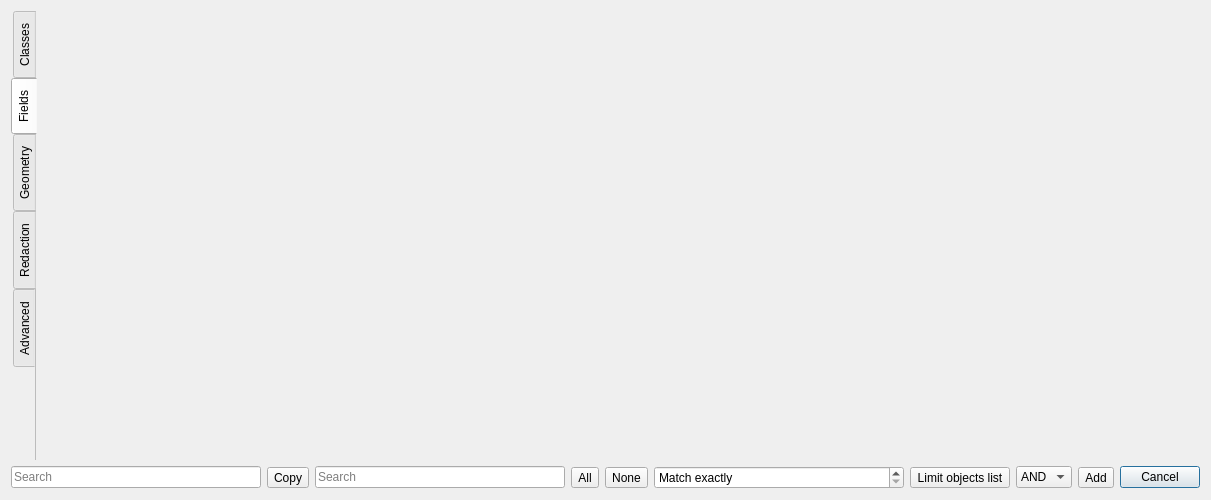
<?xml version="1.0" encoding="UTF-8"?>
<ui version="4.0">
 <class>FilterDialog</class>
 <widget class="QDialog" name="FilterDialog">
  <property name="geometry">
   <rect>
    <x>0</x>
    <y>0</y>
    <width>1200</width>
    <height>500</height>
   </rect>
  </property>
  <property name="windowTitle">
   <string>Setup filter</string>
  </property>
  <property name="windowIcon">
   <iconset theme="edit-find">
    <normaloff>.</normaloff>.</iconset>
  </property>
  <layout class="QGridLayout" name="gridLayout">
   <item row="0" column="0">
    <widget class="QTabWidget" name="tabWidget">
     <property name="tabPosition">
      <enum>QTabWidget::West</enum>
     </property>
     <property name="currentIndex">
      <number>1</number>
     </property>
     <property name="documentMode">
      <bool>true</bool>
     </property>
     <widget class="QWidget" name="classTab">
      <attribute name="title">
       <string>Classes</string>
      </attribute>
      <layout class="QGridLayout" name="classScroolLayout">
       <item row="0" column="0">
        <widget class="QScrollArea" name="classScrool">
         <property name="frameShape">
          <enum>QFrame::NoFrame</enum>
         </property>
         <property name="lineWidth">
          <number>0</number>
         </property>
         <property name="widgetResizable">
          <bool>true</bool>
         </property>
         <widget class="QWidget" name="classAreaWidgetContents">
          <property name="geometry">
           <rect>
            <x>0</x>
            <y>0</y>
            <width>1132</width>
            <height>427</height>
           </rect>
          </property>
          <layout class="QVBoxLayout" name="classLayout"/>
         </widget>
        </widget>
       </item>
      </layout>
     </widget>
     <widget class="QWidget" name="simpleTab">
      <attribute name="title">
       <string>Fields</string>
      </attribute>
      <layout class="QGridLayout" name="fieldsLayout">
       <item row="0" column="0">
        <widget class="QScrollArea" name="simpleScrool">
         <property name="frameShape">
          <enum>QFrame::NoFrame</enum>
         </property>
         <property name="lineWidth">
          <number>0</number>
         </property>
         <property name="widgetResizable">
          <bool>true</bool>
         </property>
         <widget class="QWidget" name="simpleAreaWidgetContents">
          <property name="geometry">
           <rect>
            <x>0</x>
            <y>0</y>
            <width>1132</width>
            <height>427</height>
           </rect>
          </property>
          <layout class="QVBoxLayout" name="simpleLayout"/>
         </widget>
        </widget>
       </item>
      </layout>
     </widget>
     <widget class="QWidget" name="geometryTab">
      <attribute name="title">
       <string>Geometry</string>
      </attribute>
      <layout class="QGridLayout" name="geometryScroolLayout">
       <item row="0" column="0">
        <widget class="QScrollArea" name="geometryScrool">
         <property name="frameShape">
          <enum>QFrame::NoFrame</enum>
         </property>
         <property name="lineWidth">
          <number>0</number>
         </property>
         <property name="widgetResizable">
          <bool>true</bool>
         </property>
         <widget class="QWidget" name="geometryAreaWidgetContents">
          <property name="geometry">
           <rect>
            <x>0</x>
            <y>0</y>
            <width>1132</width>
            <height>427</height>
           </rect>
          </property>
          <layout class="QVBoxLayout" name="geometryLayout"/>
         </widget>
        </widget>
       </item>
      </layout>
     </widget>
     <widget class="QWidget" name="redactionTab">
      <attribute name="title">
       <string>Redaction</string>
      </attribute>
      <layout class="QGridLayout" name="redactionScroolLayout">
       <item row="0" column="0">
        <widget class="QScrollArea" name="redactionScrool">
         <property name="frameShape">
          <enum>QFrame::NoFrame</enum>
         </property>
         <property name="lineWidth">
          <number>0</number>
         </property>
         <property name="widgetResizable">
          <bool>true</bool>
         </property>
         <widget class="QWidget" name="redactionAreaWidgetContents">
          <property name="geometry">
           <rect>
            <x>0</x>
            <y>0</y>
            <width>1132</width>
            <height>427</height>
           </rect>
          </property>
          <layout class="QVBoxLayout" name="redactionLayout"/>
         </widget>
        </widget>
       </item>
      </layout>
     </widget>
     <widget class="QWidget" name="advancedTab">
      <attribute name="title">
       <string>Advanced</string>
      </attribute>
      <layout class="QGridLayout" name="advancedScroolLayout">
       <item row="0" column="0">
        <widget class="QPlainTextEdit" name="advancedEdit"/>
       </item>
       <item row="0" column="1">
        <widget class="QListView" name="variablesList">
         <property name="sizePolicy">
          <sizepolicy hsizetype="Preferred" vsizetype="Preferred">
           <horstretch>0</horstretch>
           <verstretch>0</verstretch>
          </sizepolicy>
         </property>
         <property name="minimumSize">
          <size>
           <width>300</width>
           <height>0</height>
          </size>
         </property>
         <property name="editTriggers">
          <set>QAbstractItemView::NoEditTriggers</set>
         </property>
        </widget>
       </item>
      </layout>
     </widget>
    </widget>
   </item>
   <item row="1" column="0">
    <layout class="QHBoxLayout" name="toolsLayout">
     <item>
      <widget class="QLineEdit" name="simpleSearch">
       <property name="sizePolicy">
        <sizepolicy hsizetype="Fixed" vsizetype="Fixed">
         <horstretch>0</horstretch>
         <verstretch>0</verstretch>
        </sizepolicy>
       </property>
       <property name="minimumSize">
        <size>
         <width>250</width>
         <height>0</height>
        </size>
       </property>
       <property name="placeholderText">
        <string>Search</string>
       </property>
       <property name="clearButtonEnabled">
        <bool>true</bool>
       </property>
      </widget>
     </item>
     <item>
      <widget class="QToolButton" name="validateButton">
       <property name="text">
        <string>Copy</string>
       </property>
       <property name="icon">
        <iconset theme="tools-check-spelling">
         <normaloff>.</normaloff>.</iconset>
       </property>
      </widget>
     </item>
     <item>
      <widget class="QLineEdit" name="classSearch">
       <property name="sizePolicy">
        <sizepolicy hsizetype="Fixed" vsizetype="Fixed">
         <horstretch>0</horstretch>
         <verstretch>0</verstretch>
        </sizepolicy>
       </property>
       <property name="minimumSize">
        <size>
         <width>250</width>
         <height>0</height>
        </size>
       </property>
       <property name="placeholderText">
        <string>Search</string>
       </property>
       <property name="clearButtonEnabled">
        <bool>true</bool>
       </property>
      </widget>
     </item>
     <item>
      <widget class="QToolButton" name="selectButton">
       <property name="text">
        <string>All</string>
       </property>
       <property name="icon">
        <iconset theme="list-add">
         <normaloff>.</normaloff>.</iconset>
       </property>
      </widget>
     </item>
     <item>
      <widget class="QToolButton" name="unselectButton">
       <property name="text">
        <string>None</string>
       </property>
       <property name="icon">
        <iconset theme="list-remove">
         <normaloff>.</normaloff>.</iconset>
       </property>
      </widget>
     </item>
     <item>
      <widget class="QDoubleSpinBox" name="radiusSpin">
       <property name="minimumSize">
        <size>
         <width>250</width>
         <height>0</height>
        </size>
       </property>
       <property name="specialValueText">
        <string>Match exactly</string>
       </property>
       <property name="prefix">
        <string>Search in </string>
       </property>
       <property name="suffix">
        <string> m radius</string>
       </property>
       <property name="maximum">
        <double>10.000000000000000</double>
       </property>
       <property name="singleStep">
        <double>0.010000000000000</double>
       </property>
      </widget>
     </item>
     <item>
      <widget class="QToolButton" name="limiterCheck">
       <property name="text">
        <string>Limit objects list</string>
       </property>
       <property name="icon">
        <iconset theme="document-new">
         <normaloff>.</normaloff>.</iconset>
       </property>
       <property name="checkable">
        <bool>true</bool>
       </property>
      </widget>
     </item>
     <item>
      <spacer name="leftSpacer">
       <property name="orientation">
        <enum>Qt::Horizontal</enum>
       </property>
       <property name="sizeHint" stdset="0">
        <size>
         <width>0</width>
         <height>0</height>
        </size>
       </property>
      </spacer>
     </item>
     <item>
      <widget class="QComboBox" name="operatorBox">
       <item>
        <property name="text">
         <string notr="true">AND</string>
        </property>
       </item>
       <item>
        <property name="text">
         <string notr="true">OR</string>
        </property>
       </item>
      </widget>
     </item>
     <item>
      <widget class="QToolButton" name="newButton">
       <property name="text">
        <string>Add</string>
       </property>
       <property name="icon">
        <iconset theme="list-add">
         <normaloff>.</normaloff>.</iconset>
       </property>
      </widget>
     </item>
     <item>
      <spacer name="rightSpacer">
       <property name="orientation">
        <enum>Qt::Horizontal</enum>
       </property>
       <property name="sizeHint" stdset="0">
        <size>
         <width>0</width>
         <height>0</height>
        </size>
       </property>
      </spacer>
     </item>
     <item>
      <widget class="QDialogButtonBox" name="buttonBox">
       <property name="sizePolicy">
        <sizepolicy hsizetype="Fixed" vsizetype="Fixed">
         <horstretch>0</horstretch>
         <verstretch>0</verstretch>
        </sizepolicy>
       </property>
       <property name="orientation">
        <enum>Qt::Horizontal</enum>
       </property>
       <property name="standardButtons">
        <set>QDialogButtonBox::Cancel</set>
       </property>
      </widget>
     </item>
    </layout>
   </item>
  </layout>
 </widget>
 <tabstops>
  <tabstop>tabWidget</tabstop>
  <tabstop>classScrool</tabstop>
  <tabstop>simpleScrool</tabstop>
  <tabstop>geometryScrool</tabstop>
  <tabstop>simpleSearch</tabstop>
  <tabstop>validateButton</tabstop>
  <tabstop>classSearch</tabstop>
  <tabstop>selectButton</tabstop>
  <tabstop>unselectButton</tabstop>
  <tabstop>radiusSpin</tabstop>
  <tabstop>limiterCheck</tabstop>
  <tabstop>operatorBox</tabstop>
  <tabstop>newButton</tabstop>
 </tabstops>
 <resources/>
 <connections>
  <connection>
   <sender>buttonBox</sender>
   <signal>accepted()</signal>
   <receiver>FilterDialog</receiver>
   <slot>accept()</slot>
   <hints>
    <hint type="sourcelabel">
     <x>1189</x>
     <y>488</y>
    </hint>
    <hint type="destinationlabel">
     <x>157</x>
     <y>274</y>
    </hint>
   </hints>
  </connection>
  <connection>
   <sender>buttonBox</sender>
   <signal>rejected()</signal>
   <receiver>FilterDialog</receiver>
   <slot>reject()</slot>
   <hints>
    <hint type="sourcelabel">
     <x>1189</x>
     <y>488</y>
    </hint>
    <hint type="destinationlabel">
     <x>286</x>
     <y>274</y>
    </hint>
   </hints>
  </connection>
  <connection>
   <sender>simpleSearch</sender>
   <signal>textChanged(QString)</signal>
   <receiver>FilterDialog</receiver>
   <slot>simpleSearchEdited(QString)</slot>
   <hints>
    <hint type="sourcelabel">
     <x>248</x>
     <y>471</y>
    </hint>
    <hint type="destinationlabel">
     <x>256</x>
     <y>554</y>
    </hint>
   </hints>
  </connection>
  <connection>
   <sender>classSearch</sender>
   <signal>textEdited(QString)</signal>
   <receiver>FilterDialog</receiver>
   <slot>classSearchEdited(QString)</slot>
   <hints>
    <hint type="sourcelabel">
     <x>545</x>
     <y>488</y>
    </hint>
    <hint type="destinationlabel">
     <x>81</x>
     <y>602</y>
    </hint>
   </hints>
  </connection>
  <connection>
   <sender>selectButton</sender>
   <signal>clicked()</signal>
   <receiver>FilterDialog</receiver>
   <slot>selectButtonClicked()</slot>
   <hints>
    <hint type="sourcelabel">
     <x>575</x>
     <y>486</y>
    </hint>
    <hint type="destinationlabel">
     <x>530</x>
     <y>559</y>
    </hint>
   </hints>
  </connection>
  <connection>
   <sender>unselectButton</sender>
   <signal>clicked()</signal>
   <receiver>FilterDialog</receiver>
   <slot>unselectButtonClicked()</slot>
   <hints>
    <hint type="sourcelabel">
     <x>605</x>
     <y>486</y>
    </hint>
    <hint type="destinationlabel">
     <x>567</x>
     <y>560</y>
    </hint>
   </hints>
  </connection>
  <connection>
   <sender>tabWidget</sender>
   <signal>currentChanged(int)</signal>
   <receiver>FilterDialog</receiver>
   <slot>filterRulesChanged()</slot>
   <hints>
    <hint type="sourcelabel">
     <x>20</x>
     <y>364</y>
    </hint>
    <hint type="destinationlabel">
     <x>61</x>
     <y>579</y>
    </hint>
   </hints>
  </connection>
  <connection>
   <sender>newButton</sender>
   <signal>clicked()</signal>
   <receiver>FilterDialog</receiver>
   <slot>newButtonClicked()</slot>
   <hints>
    <hint type="sourcelabel">
     <x>1046</x>
     <y>486</y>
    </hint>
    <hint type="destinationlabel">
     <x>632</x>
     <y>552</y>
    </hint>
   </hints>
  </connection>
  <connection>
   <sender>limiterCheck</sender>
   <signal>toggled(bool)</signal>
   <receiver>FilterDialog</receiver>
   <slot>limiterBoxChecked(bool)</slot>
   <hints>
    <hint type="sourcelabel">
     <x>891</x>
     <y>486</y>
    </hint>
    <hint type="destinationlabel">
     <x>700</x>
     <y>603</y>
    </hint>
   </hints>
  </connection>
  <connection>
   <sender>validateButton</sender>
   <signal>clicked()</signal>
   <receiver>FilterDialog</receiver>
   <slot>validateButtonClicked()</slot>
   <hints>
    <hint type="sourcelabel">
     <x>272</x>
     <y>471</y>
    </hint>
    <hint type="destinationlabel">
     <x>265</x>
     <y>608</y>
    </hint>
   </hints>
  </connection>
  <connection>
   <sender>variablesList</sender>
   <signal>doubleClicked(QModelIndex)</signal>
   <receiver>FilterDialog</receiver>
   <slot>variablePasteRequest(QModelIndex)</slot>
   <hints>
    <hint type="sourcelabel">
     <x>996</x>
     <y>326</y>
    </hint>
    <hint type="destinationlabel">
     <x>949</x>
     <y>612</y>
    </hint>
   </hints>
  </connection>
 </connections>
 <slots>
  <slot>classSearchEdited(QString)</slot>
  <slot>addButtonClicked()</slot>
  <slot>operatorTextChanged(QString)</slot>
  <slot>simpleSearchEdited(QString)</slot>
  <slot>selectButtonClicked()</slot>
  <slot>unselectButtonClicked()</slot>
  <slot>validateButtonClicked()</slot>
  <slot>filterRulesChanged()</slot>
  <slot>newButtonClicked()</slot>
  <slot>limiterBoxChecked(bool)</slot>
  <slot>variablePasteRequest(QModelIndex)</slot>
 </slots>
</ui>
